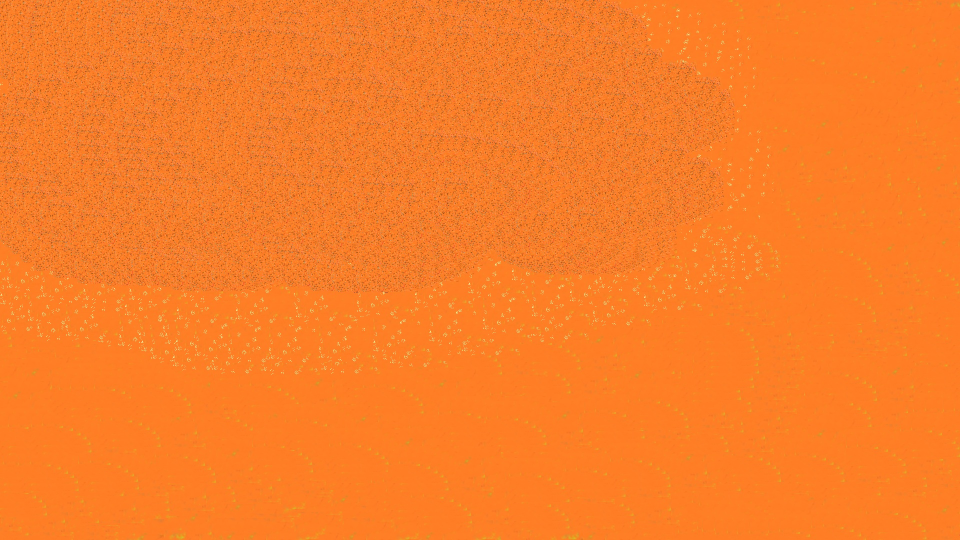
#> input picture purple.jpg, 1920 x 1080 px (shown at 1/2 size)
$ jupyter execute color.ipynb
#> lines starting #> are read from the running program, lines starting #| are printed output that depends on the picture
[cell 1]
import cv2
import numpy as np
from sklearn.mixture import GaussianMixture
import matplotlib.pyplot as plt

[cell 2]
# Function to convert RGB to Hex
def rgb_to_hex(rgb):
    return '#{:02x}{:02x}{:02x}'.format(rgb[0], rgb[1], rgb[2])

[cell 3]
# Load the image
image_path = './purple.jpg'  # Replace with the path to your image
image = cv2.imread(image_path)
#> image is the input picture: shape (1080, 1920, 3); mean B, G, R 40.1, 126.2, 249

[cell 4]
# Convert BGR to RGB (OpenCV loads images in BGR format)
image = cv2.cvtColor(image, cv2.COLOR_BGR2RGB)

# Resize the image for faster processing (optional)
resized_image = cv2.resize(image, (100, 100))
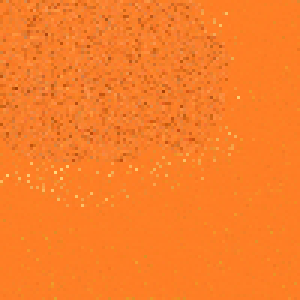
#> resized_image: shape (100, 100, 3) (shown 3 times larger); mean R, G, B 249.1, 126.2, 40.1

# Reshape the image into a 2D array of RGB values
pixels = resized_image.reshape((-1, 3))

[cell 5]
# Apply Gaussian Mixture Model to detect the most dominant color
n_colors = 5  # Detect only one dominant color
gmm = GaussianMixture(n_components=n_colors, random_state=0)
gmm.fit(pixels)

# Retrieve the dominant color (the first cluster center)
dominant_color = gmm.means_[0].astype(int)

# Convert RGB value to Hex
hex_code = rgb_to_hex(dominant_color)

[cell 6]
# Display the dominant color
plt.figure(figsize=(2, 2))
plt.imshow([[dominant_color / 255]])  # Normalize color for display
plt.title(f"Hex {hex_code}", fontsize=10)
plt.axis('off')
plt.show()
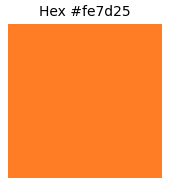
#> figure drawn by matplotlib, 1 panel
